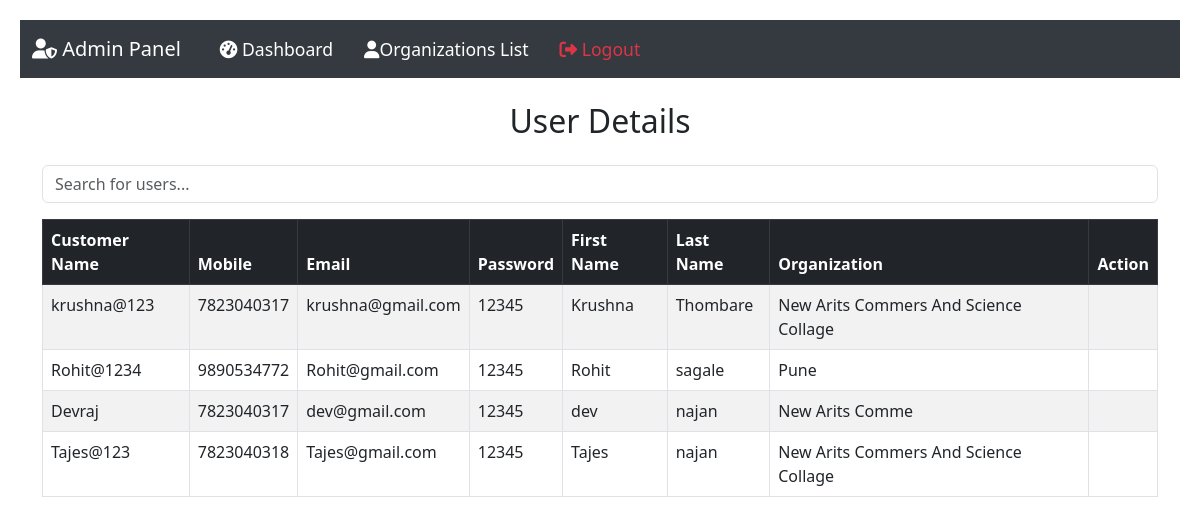
The app's page /addmin/Organizations/, older data.
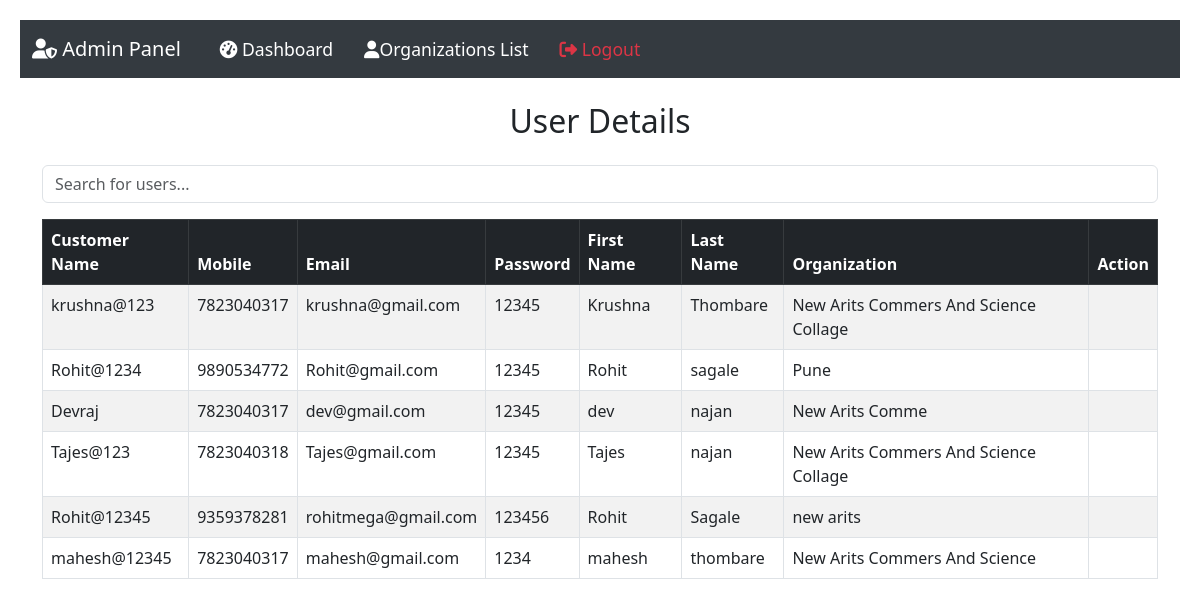
The same page, newer data.
### website/models.py (models this page shows, shortened)
class Customer(models.Model):
    customer_name = models.CharField(max_length=255)
    customer_email = models.EmailField(unique=True)
    customer_mobile = models.CharField(max_length=15)
    customer_password = models.CharField(max_length=255)
    first_name = models.CharField(max_length=15,null=True)
    last_name = models.CharField(max_length=15,null=True)
    Organization = models.CharField(max_length=15,null=True)

### admins/views.py (the view)
# urls.py: path('addmin/Organizations/',admins.Organizations),
def Organizations(req):
	data = models.Customer.objects.all()
	obj = {"data": data}
	return render(req,"admin/Organizations.html",obj)

### template/admin/Organizations.html (shortened to what this page needs)
{% include "admin/addmin.html" %}
<link href="https://cdn.jsdelivr.net/npm/bootstrap@5.3.0/dist/css/bootstrap.min.css" rel="stylesheet">
<div class="container mt-4">
    <h2 class="text-center mb-4">User Details</h2>
    <div class="mb-3">
        <input type="text" id="searchInput" class="form-control" placeholder="Search for users..." onkeyup="searchTable()">
    </div>
    <div class="table-responsive">
        <table class="table table-bordered table-striped table-hover" id="userTable">
            <thead class="table-dark">
                <tr>
                    <th>Customer Name</th>
                    <th>Mobile</th>
                    <th>Email</th>
                    <th>Password</th>
                    <th>First Name</th>
                    <th>Last Name</th>
                    <th>Organization</th>
                    <th>Action</th>
                </tr>
            </thead>
            <tbody>
                {% for i in data %}
                <tr>
                    <td>{{ i.customer_name }}</td>
                    <td>{{ i.customer_mobile }}</td>
                    <td>{{ i.customer_email }}</td>
                    <td>{{ i.customer_password }}</td>
                    <td>{{ i.first_name }}</td>
                    <td>{{ i.last_name }}</td>
                    <td>{{ i.Organization }}</td>
                    <td></td>
                    </tr>
                {% endfor %}
            </tbody>
        </table>
    </div>
</div>

### template/admin/addmin.html (shortened to what this page needs)
{% load static %}
<!DOCTYPE html>
<html lang="en">
<head>
    <link rel="stylesheet" href="https://cdn.jsdelivr.net/npm/bootstrap@5.3.0/dist/css/bootstrap.min.css">
    <link rel="stylesheet" href="https://cdnjs.cloudflare.com/ajax/libs/font-awesome/6.4.2/css/all.min.css">
</head>
<body>
    <nav class="navbar navbar-expand-lg navbar-dark">
        <div class="container-fluid">
            <a class="navbar-brand" href="#"><i class="fas fa-user-shield"></i> Admin Panel</a>
            <div class="collapse navbar-collapse" id="navbarNav">
                <ul class="navbar-nav">
                    <li class="nav-item">
                        <a class="nav-link active" href="/addmin"><i class="fas fa-tachometer-alt"></i> Dashboard</a>
                    </li>
                    <li class="nav-item">
                        <a class="nav-link" href="/addmin/Organizations"><i class="fas fa-user"></i>Organizations List</a>
                    </li>
                    <li class="nav-item">
                        <a class="nav-link text-danger" href="/"><i class="fas fa-sign-out-alt"></i> Logout</a>
                    </li>
                </ul>
            </div>
        </div>
    </nav>
</body>
</html>

### template/admin/addmin.html (style rules this page uses)
body { font-family: Arial, sans-serif; background: #f4f4f4; margin: 0; padding: 20px; }
.navbar { background-color: #343a40; padding: 15px; }
.navbar-brand { color: white; font-size: 1.5rem; }
.navbar-nav .nav-link { color: white; font-size: 1.1rem; margin-left: 15px; }

Row changes from the older to the newer data that the page shows:
added Customer: customer_name "Rohit@12345", customer_mobile "9359378281", customer_email "rohitmega@gmail.com", customer_password "123456", first_name "Rohit", last_name "Sagale", Organization "new arits"
added Customer: customer_name "mahesh@12345", customer_mobile "7823040317", customer_email "mahesh@gmail.com", customer_password "1234", first_name "mahesh", last_name "thombare", Organization "New Arits Commers And Science"
